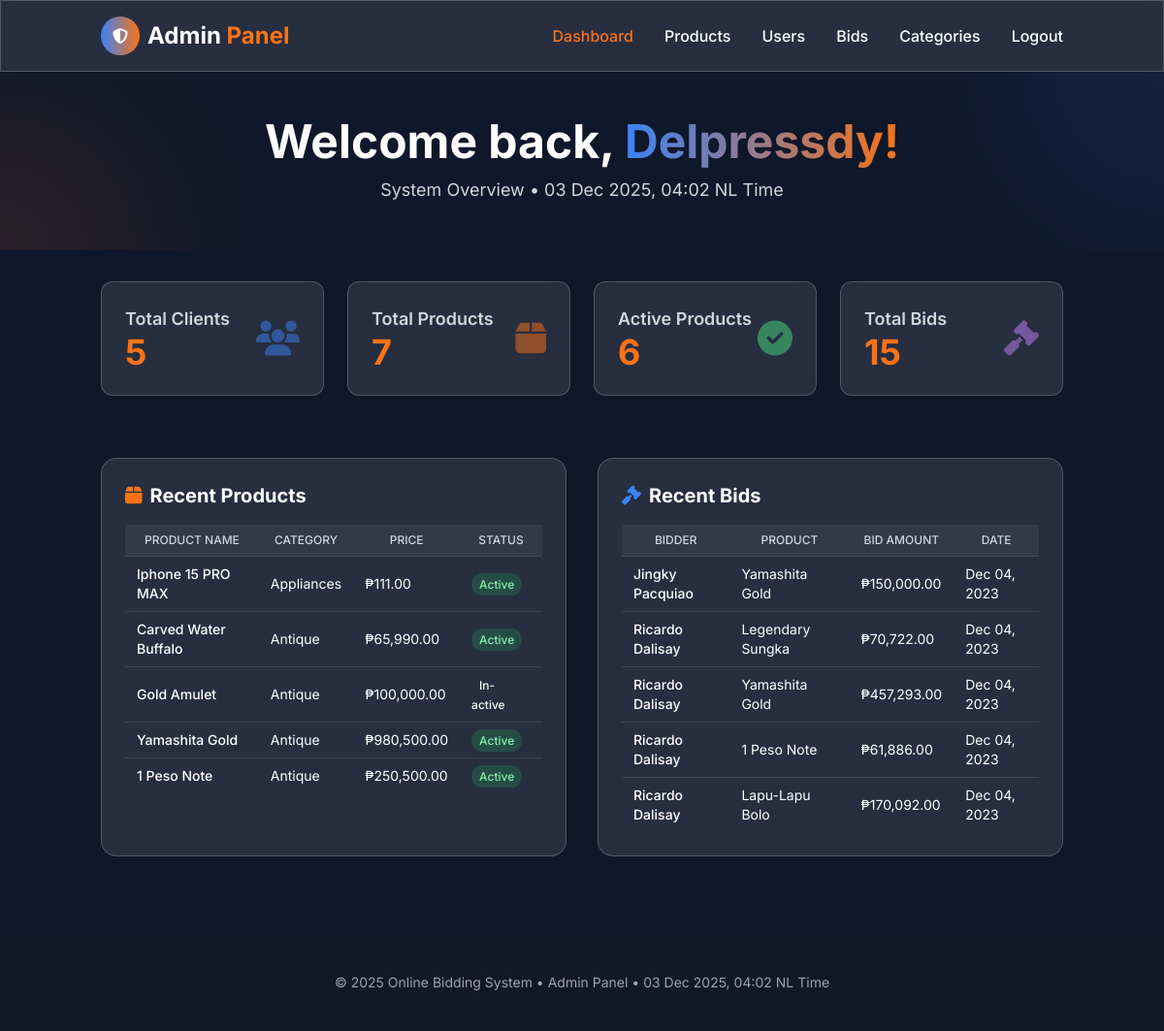
Page /admin/dashboard.php (signed in) on the committed database.
### tables this page shows
CREATE TABLE `products` (
  `id` int(30) NOT NULL,
  `productOwner` varchar(50) NOT NULL,
  `productStatus` varchar(20) NOT NULL,
  `productName` varchar(100) NOT NULL,
  `category` varchar(50) NOT NULL,
  `itemDesc` text NOT NULL,
  `bidCount` int(11) NOT NULL,
  `minimumBid` double NOT NULL,
  `productPrice` double NOT NULL,
  `productEnd` datetime NOT NULL,
  `productImgLoc` varchar(255) NOT NULL,
  `datePosted` datetime NOT NULL DEFAULT current_timestamp()
);

CREATE TABLE `clients_bid_tbl` (
  `id` int(11) NOT NULL,
  `bidToken` int(11) NOT NULL,
  `bidderName` varchar(100) NOT NULL,
  `bidderItem` varchar(100) NOT NULL,
  `itemId` int(11) NOT NULL,
  `itemPrice` double NOT NULL,
  `bidAmount` double NOT NULL,
  `bidStatus` varchar(50) NOT NULL,
  `bidDate` datetime NOT NULL
);

CREATE TABLE `users` (
  `id` int(30) NOT NULL,
  `firstName` varchar(50) NOT NULL,
  `lastName` varchar(50) NOT NULL,
  `userMoney` varchar(100) NOT NULL,
  `amountRcvble` varchar(100) NOT NULL,
  `password` text NOT NULL,
  `email` varchar(200) NOT NULL,
  `contact` varchar(100) NOT NULL,
  `address` text NOT NULL,
  `userType` tinyint(4) NOT NULL,
  `securityWord` varchar(50) NOT NULL,
  `profilePic` varchar(100) NOT NULL,
  `isLogin` smallint(6) NOT NULL,
  `date_created` datetime NOT NULL DEFAULT current_timestamp(),
  `created_at` datetime DEFAULT current_timestamp(),
  `avatar` varchar(255) DEFAULT '../assets/img/default-avatar.png'
);

### config.php (called while the page is built, shortened)
<?php
function formatCurrency($amount) {
    return '₱' . number_format($amount, 2);
}
?>

### admin/dashboard.php (the view, shortened to what this page needs)
<?php
include '../config.php';
$users_count = $conn->query("SELECT COUNT(*) as count FROM users WHERE userType = 2")->fetch_assoc()['count'];
$products_count = $conn->query("SELECT COUNT(*) as count FROM products")->fetch_assoc()['count'];
$active_products = $conn->query("SELECT COUNT(*) as count FROM products WHERE productStatus = 'active'")->fetch_assoc()['count'];
$total_bids = $conn->query("SELECT COUNT(*) as count FROM clients_bid_tbl")->fetch_assoc()['count'];
?>
<!DOCTYPE html>
<html lang="en">
<head>
    <script src="https://cdn.tailwindcss.com"></script>
    <link rel="stylesheet" href="https://cdnjs.cloudflare.com/ajax/libs/font-awesome/6.4.0/css/all.min.css">
</head>
<body class="bg-deep-blue text-white min-h-screen">
    <header class="sticky top-0 z-50 glass-effect py-4">
        <div class="container mx-auto px-4 flex justify-between items-center">
            <div class="flex items-center space-x-2">
                <div class="w-10 h-10 rounded-full bg-gradient-to-r from-electric-blue to-bright-orange flex items-center justify-center">
                    <i class="fas fa-shield-alt text-white"></i>
                </div>
                <h1 class="text-2xl font-bold">Admin <span class="text-bright-orange">Panel</span></h1>
            </div>
            <nav class="hidden md:flex space-x-8">
                <a href="dashboard.php" class="font-medium text-bright-orange">Dashboard</a>
                <a href="products.php" class="font-medium hover:text-bright-orange transition-colors">Products</a>
                <a href="user.php" class="font-medium hover:text-bright-orange transition-colors">Users</a>
                <a href="bids.php" class="font-medium hover:text-bright-orange transition-colors">Bids</a>
                <a href="categories.php" class="font-medium hover:text-bright-orange transition-colors">Categories</a>
                <a href="../logout.php" class="font-medium hover:text-bright-orange transition-colors">Logout</a>
            </nav>
        </div>
    </header>
    <section class="py-12 relative overflow-hidden">
        <div class="absolute -top-40 -right-40 w-80 h-80 rounded-full bg-electric-blue opacity-10 blur-3xl"></div>
        <div class="absolute -bottom-40 -left-40 w-80 h-80 rounded-full bg-bright-orange opacity-10 blur-3xl"></div>
        <div class="container mx-auto px-4 text-center relative z-10">
            <h2 class="text-4xl md:text-5xl font-bold mb-3">
                Welcome back, <span class="text-gradient"><?php echo htmlspecialchars($_SESSION['first_name']); ?>!</span>
            </h2>
            <p class="text-lg text-gray-300">System Overview • <?php echo date('d M Y, H:i'); ?> NL Time</p>
        </div>
    </section>
    <section class="py-8">
        <div class="container mx-auto px-4">
            <div class="grid grid-cols-1 sm:grid-cols-2 lg:grid-cols-4 gap-6">
                <div class="glass-effect p-6 rounded-xl card-hover text-center md:text-left">
                    <div class="flex items-center justify-between">
                        <div>
                            <h3 class="text-lg font-semibold text-gray-300">Total Clients</h3>
                            <p class="stat-number"><?php echo number_format($users_count); ?></p>
                        </div>
                        <i class="fas fa-users text-4xl text-electric-blue opacity-50"></i>
                    </div>
                </div>
                <div class="glass-effect p-6 rounded-xl card-hover text-center md:text-left">
                    <div class="flex items-center justify-between">
                        <div>
                            <h3 class="text-lg font-semibold text-gray-300">Total Products</h3>
                            <p class="stat-number"><?php echo number_format($products_count); ?></p>
                        </div>
                        <i class="fas fa-box text-4xl text-bright-orange opacity-50"></i>
                    </div>
                </div>
                <div class="glass-effect p-6 rounded-xl card-hover text-center md:text-left">
                    <div class="flex items-center justify-between">
                        <div>
                            <h3 class="text-lg font-semibold text-gray-300">Active Products</h3>
                            <p class="stat-number"><?php echo number_format($active_products); ?></p>
                        </div>
                        <i class="fas fa-check-circle text-4xl text-green-400 opacity-50"></i>
                    </div>
                </div>
                <div class="glass-effect p-6 rounded-xl card-hover text-center md:text-left">
                    <div class="flex items-center justify-between">
                        <div>
                            <h3 class="text-lg font-semibold text-gray-300">Total Bids</h3>
                            <p class="stat-number"><?php echo number_format($total_bids); ?></p>
                        </div>
                        <i class="fas fa-gavel text-4xl text-purple-400 opacity-50"></i>
                    </div>
                </div>
            </div>
        </div>
    </section>
    <section class="py-8">
        <div class="container mx-auto px-4 grid grid-cols-1 lg:grid-cols-2 gap-8">
            <div class="glass-effect rounded-2xl p-6 card-hover">
                <h3 class="text-xl font-bold mb-4 flex items-center gap-2">
                    <i class="fas fa-box text-bright-orange"></i> Recent Products
                </h3>
                <div class="table-container">
                    <table>
                        <thead>
                            <tr>
                                <th>Product Name</th>
                                <th>Category</th>
                                <th>Price</th>
                                <th>Status</th>
                            </tr>
                        </thead>
                        <tbody>
                            <?php
                            $query = "SELECT * FROM products ORDER BY datePosted DESC LIMIT 5";
                            $result = $conn->query($query);
                            if ($result->num_rows > 0) {
                                while($row = $result->fetch_assoc()) {
                                    echo '<tr>';
                                    echo '<td class="font-medium">' . htmlspecialchars($row['productName']) . '</td>';
                                    echo '<td>' . htmlspecialchars($row['category']) . '</td>';
                                    echo '<td>' . formatCurrency($row['productPrice']) . '</td>';
                                    echo '<td><span class="status ' . $row['productStatus'] . '">' . ucfirst($row['productStatus']) . '</span></td>';
                                    echo '</tr>';
                                }
                            } else {
                                echo '<tr><td colspan="4" class="text-center text-gray-400 py-4">No products found</td></tr>';
                            }
                            ?>
                        </tbody>
                    </table>
                </div>
            </div>
            <div class="glass-effect rounded-2xl p-6 card-hover">
                <h3 class="text-xl font-bold mb-4 flex items-center gap-2">
                    <i class="fas fa-gavel text-electric-blue"></i> Recent Bids
                </h3>
                <div class="table-container">
                    <table>
                        <thead>
                            <tr>
                                <th>Bidder</th>
                                <th>Product</th>
                                <th>Bid Amount</th>
                                <th>Date</th>
                            </tr>
                        </thead>
                        <tbody>
                            <?php
                            $query = "SELECT b.*, u.firstName, u.lastName, p.productName
                                     FROM clients_bid_tbl b
                                     JOIN users u ON b.bidderName = u.id
                                     JOIN products p ON b.itemId = p.id
                                     ORDER BY b.bidDate DESC LIMIT 5";
                            $result = $conn->query($query);
                            if ($result->num_rows > 0) {
                                while($row = $result->fetch_assoc()) {
                                    echo '<tr>';
                                    echo '<td class="font-medium">' . htmlspecialchars($row['firstName'] . ' ' . $row['lastName']) . '</td>';
                                    echo '<td>' . htmlspecialchars($row['productName']) . '</td>';
                                    echo '<td>' . formatCurrency($row['bidAmount']) . '</td>';
                                    echo '<td>' . date('M d, Y', strtotime($row['bidDate'])) . '</td>';
                                    echo '</tr>';
                                }
                            } else {
                                echo '<tr><td colspan="4" class="text-center text-gray-400 py-4">No bids found</td></tr>';
                            }
                            ?>
                        </tbody>
                    </table>
                </div>
            </div>
        </div>
    </section>
    <footer class="py-10 bg-gray-900 text-center text-gray-400 text-sm mt-12">
        <div class="container mx-auto px-4">
            <p>© 2025 Online Bidding System • Admin Panel • <?php echo date('d M Y, H:i'); ?> NL Time</p>
        </div>
    </footer>
</body>
</html>

### rows in the picture
products: productName "Iphone 15 PRO MAX", category "Appliances", productPrice "₱111.00", productStatus "Active"
products: productName "Carved Water Buffalo", category "Antique", productPrice "₱65,990.00", productStatus "Active"
products: productName "Gold Amulet", category "Antique", productPrice "₱100,000.00", productStatus "In-active"
products: productName "Yamashita Gold", category "Antique", productPrice "₱980,500.00", productStatus "Active"
products: productName "1 Peso Note", category "Antique", productPrice "₱250,500.00", productStatus "Active"
clients_bid_tbl: users.firstName+lastName "Jingky Pacquiao", products.productName "Yamashita Gold", bidAmount "₱150,000.00", bidDate "Dec 04, 2023"
clients_bid_tbl: users.firstName+lastName "Ricardo Dalisay", products.productName "Legendary Sungka", bidAmount "₱70,722.00", bidDate "Dec 04, 2023"
clients_bid_tbl: users.firstName+lastName "Ricardo Dalisay", products.productName "Yamashita Gold", bidAmount "₱457,293.00", bidDate "Dec 04, 2023"
clients_bid_tbl: users.firstName+lastName "Ricardo Dalisay", products.productName "1 Peso Note", bidAmount "₱61,886.00", bidDate "Dec 04, 2023"
clients_bid_tbl: users.firstName+lastName "Ricardo Dalisay", products.productName "Lapu-Lapu Bolo", bidAmount "₱170,092.00", bidDate "Dec 04, 2023"

### other values in the picture
$_SESSION['first_name'] "Delpressdy"
$users_count "5"
$products_count "7"
$active_products "6"
$total_bids "15"
